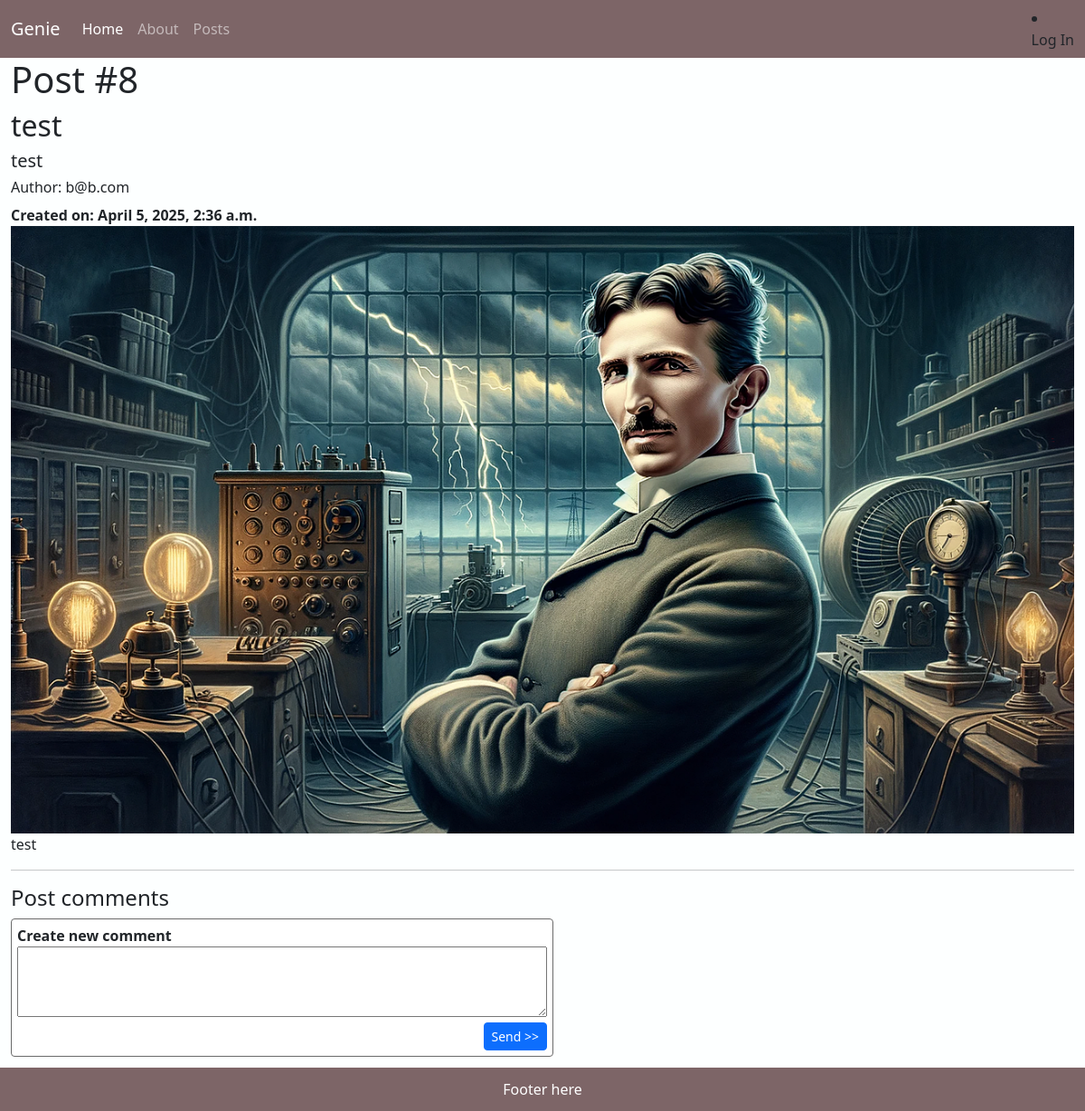
Screenshot of /posts/8/ with the database file from the repository.
### posts/models.py (models this page shows, shortened)
class Post(models.Model):
    title = models.CharField(max_length=128)
    subtitle = models.CharField(max_length=256)
    author = models.ForeignKey(get_user_model(), on_delete = models.CASCADE)
    body = models.TextField()
    created_on = models.DateTimeField(auto_now_add=True)
    status = models.ForeignKey(
        Status,
        null=True,
        default=None,
        on_delete=models.CASCADE
    )
    image = models.ImageField(upload_to="posts/", blank=True, null=True)

### posts/views.py (the view)
# urls.py: path('<int:pk>/',PostDetailView.as_view(), name="post_detail"),
class PostDetailView(DetailView):
    template_name = "posts/detail.html"
    model = Post
    def get_context_data(self, **kwargs):
        context = super().get_context_data(**kwargs)
        post = self.object
        comments = Comment.objects.filter(post=post)
        context["comments"] = comments
        return context

### templates/posts/detail.html (shortened to what this page needs)
{% extends 'base.html' %}
{% load static %}
{% block css %}
<link rel="stylesheet" href="{% static 'css/post_detail.css' %}">
{% endblock %}
{% block content %}
    <h1>Post #{{post.id}}</h1>
    <h2>{{post.title}}</h2>
    <h5>{{post.subtitle}}</h5>
    <h6>Author: {{post.author}}</h6>
    <strong>Created on: {{post.created_on}}</strong>
    {% if post.image %}
    <div class="post-image">
        <img src="{{post.image.url}}" alt="{{post.title}}" class="img-fluid">
    </div>
    {% endif %}
    <p>{{post.body}}</p>
    <hr>
    <div class="comments-container">
        <h4>Post comments</h4>
        <div class="comment">
            <label class="author">Create new comment</label>
            <form method="post" action="{% url 'comment_create' %}">
                <textarea name="comment" rows="3"></textarea>
                <button class="btn btn-sm btn-primary">Send >></button>
            </form>
        </div>
    </div>
{% endblock %}

### static/css/base.css (style rules this page uses)
html, body { padding: 0; margin: 0; min-height: 100dvh; }
body { background-color: #fdffff; }

### static/css/post_detail.css (style rules this page uses)
.comments-container { margin-top:1rem; }
.comment { border: 1px solid #6a6a6a; border-radius: 4px; margin-bottom: 12px; padding: 6px; background-color: white; max-width: 600px; }
.comment .author { font-weight: bold; font-family: 'Segoe UI', Tahoma, Geneva, Verdana, sans-serif; }
.comment form { text-align: right; }
.comment form textarea { display: inline-block; width: 100%; }

### rows the page displays
Post: id "8", title "test", subtitle "test", author "b@b.com", created_on "April 5, 2025, 2:36 a.m.", image (picture), body "test"
